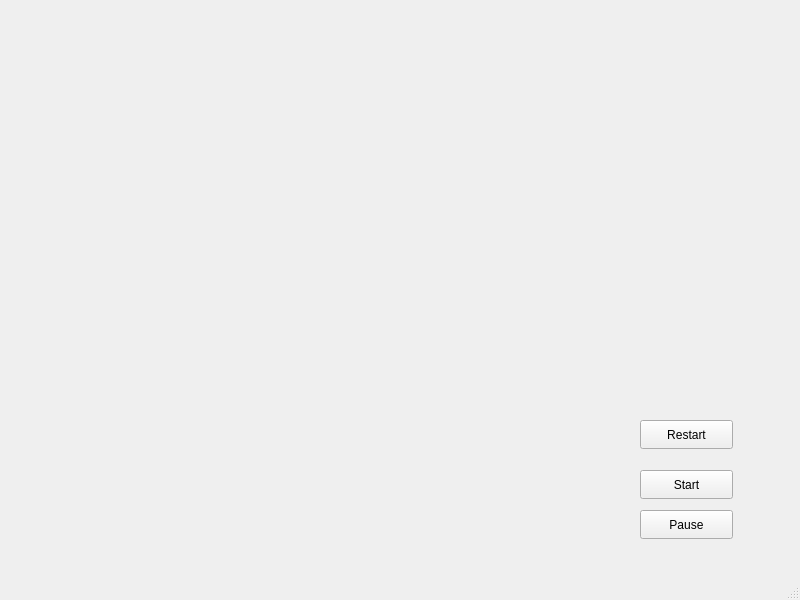
<?xml version="1.0" encoding="UTF-8"?>
<ui version="4.0">
 <class>MainWindow</class>
 <widget class="QMainWindow" name="MainWindow">
  <property name="geometry">
   <rect>
    <x>0</x>
    <y>0</y>
    <width>800</width>
    <height>600</height>
   </rect>
  </property>
  <property name="windowTitle">
   <string>MainWindow</string>
  </property>
  <widget class="QWidget" name="centralwidget">
   <widget class="QPushButton" name="BoutonDemarrer">
    <property name="geometry">
     <rect>
      <x>640</x>
      <y>470</y>
      <width>93</width>
      <height>29</height>
     </rect>
    </property>
    <property name="focusPolicy">
     <enum>Qt::FocusPolicy::NoFocus</enum>
    </property>
    <property name="text">
     <string>Start</string>
    </property>
   </widget>
   <widget class="QPushButton" name="BoutonRestart">
    <property name="geometry">
     <rect>
      <x>640</x>
      <y>420</y>
      <width>93</width>
      <height>29</height>
     </rect>
    </property>
    <property name="focusPolicy">
     <enum>Qt::FocusPolicy::NoFocus</enum>
    </property>
    <property name="text">
     <string>Restart</string>
    </property>
   </widget>
   <widget class="QPushButton" name="BoutonPause">
    <property name="geometry">
     <rect>
      <x>640</x>
      <y>510</y>
      <width>93</width>
      <height>29</height>
     </rect>
    </property>
    <property name="focusPolicy">
     <enum>Qt::FocusPolicy::NoFocus</enum>
    </property>
    <property name="text">
     <string>Pause</string>
    </property>
   </widget>
  </widget>
  <widget class="QMenuBar" name="menubar">
   <property name="geometry">
    <rect>
     <x>0</x>
     <y>0</y>
     <width>800</width>
     <height>26</height>
    </rect>
   </property>
  </widget>
  <widget class="QStatusBar" name="statusbar"/>
 </widget>
 <resources/>
 <connections/>
</ui>
